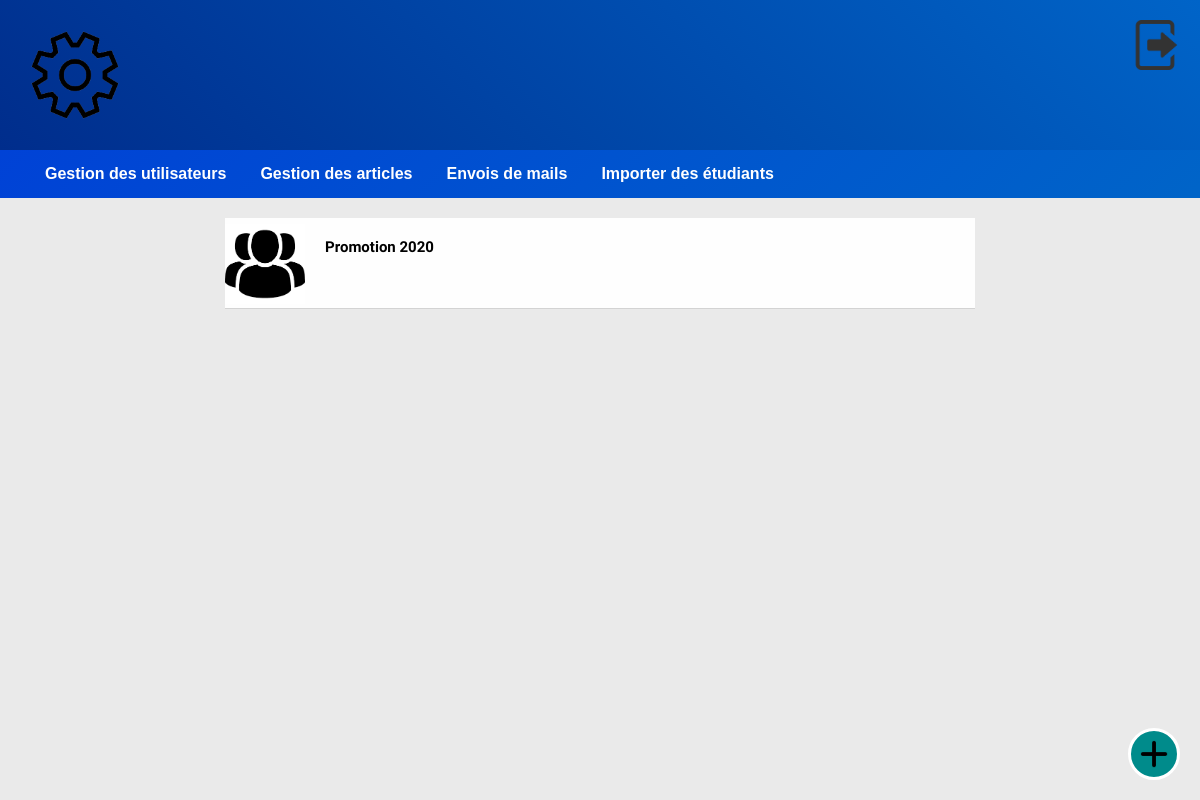
Page /admin (signed in) on the earlier database version.
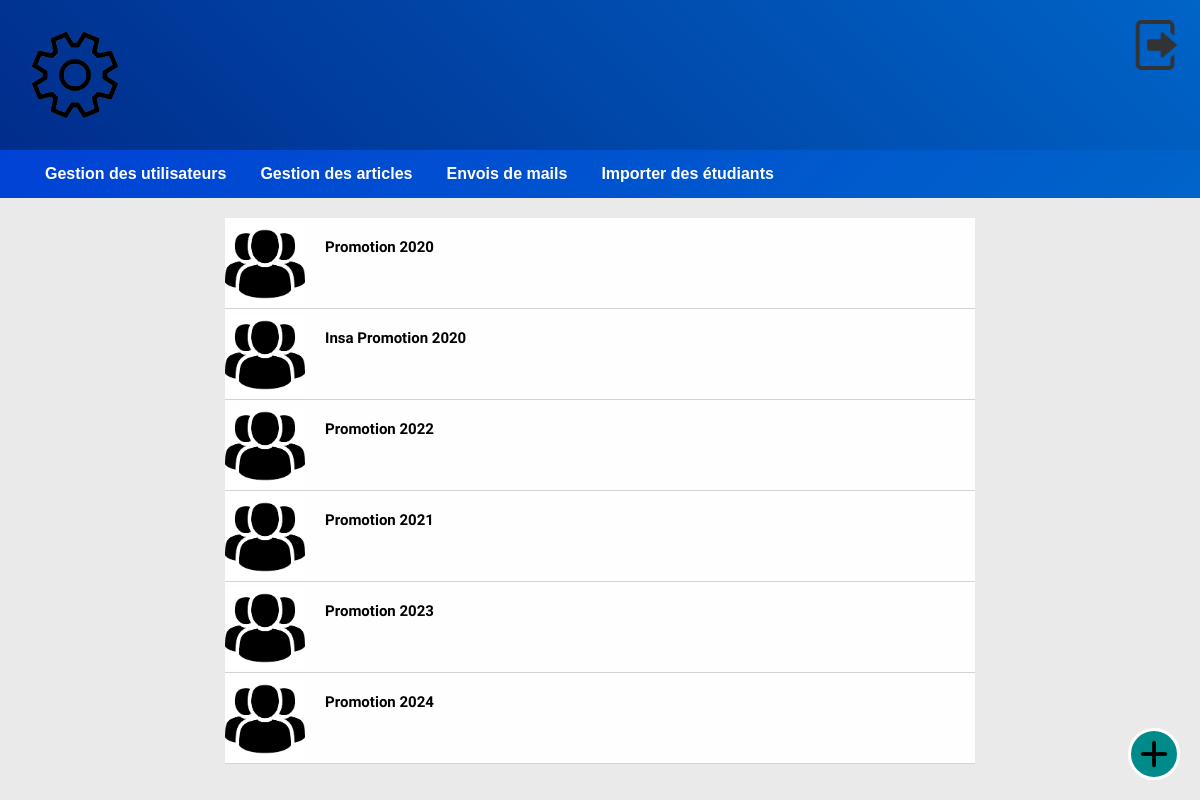
Same page on the later database version.
### monApp/models.py (models this page shows, shortened)
class ForumGroup(models.Model):
    nom = models.CharField(max_length=30)
    couleur = models.CharField(max_length=10)
    logo = models.ForeignKey("logo", on_delete=models.SET_NULL, null=True)
    mail = models.EmailField(null=True, max_length=50)
    list_template = "monApp/admin_group_list.html"
    form_template = "monApp/admin_group_form.html"
    form_fields = ("nom", "couleur", "logo")
    @staticmethod
    def objectList(arg):
        return ForumGroup.objects.all()

### monApp/views.py (the view, shortened to what this page needs)
# urls.py: path('admin', views.admin, name="admin"),
def admin(request, model = "group", action="list", arg=None):
    if not request.session.get("user"):
        return HttpResponseForbidden()
    if not models.ForumUser.objects.get(id=request.session.get("user")).admin:
        return HttpResponseForbidden()
    modelDict = {
        "group": models.ForumGroup,
        "user": models.ForumUser,
        "section": models.LangueSection,
        "article": models.Article,
        "mail": models.PlannedMail,
    }
    formDict = {
        "group": forms.GroupForm,
        "user": forms.UserForm,
        "section": forms.SectionForm,
        "article": forms.ArticleForm,
        "mail": forms.MailFormTest,
    }
    success = None
    if not model in modelDict:
        return Http404()
    if action == "list":
        return render(request, modelDict[model].list_template, {"objectList": modelDict[model].objectList(arg)})

### monApp/templates/monApp/admin_group_list.html
{% extends "monApp/admin_base.html" %}
{% load static %}
{% block content %}
    <article>
    {% for group in objectList %}
        <a href="{% url "admin" model="group" action="edit" arg=group.id %}">
            <div class="article">
                <img src="{% static 'img/group.png' %}" class="art_type"><div class=art_txt>
                    <h1>{{ group.nom }}</h1>
                </div>
            </div>
        </a>
    {% endfor %}
</article>
    <a href="{% url "admin" action="add" model="group" %}"><img src={% static "img/add.png" %} class = "admin_add"></a>
{% endblock %}

### monApp/templates/monApp/admin_base.html (shortened to what this page needs)
{% load static %}
<!DOCTYPE html>
<html lang="en">
<head>
    <link rel="stylesheet" type="text/css" href="{% static 'css/style.css' %}">
</head>
<body>
    <header>
	<img src="{% static "img/settings.png" %}" class="main_logo"/>
        <a href="/deco"><img src="{% static 'img/deco.png' %}" class="deco"/></a>
	</header>
    <nav>
        <a href="{% url "admin" "group" "list" %}"><div class="menu">Gestion des utilisateurs</div></a>
        <a href="{% url "admin" "section" "list" %}"><div class="menu">Gestion des articles</div></a>
        <a href="{% url "admin" "mail" "list" %}"><div class="menu">Envois de mails</div></a>
        <a href="{% url 'user_import' %}"><div class="menu">Importer des étudiants</div></a>
    </nav>
{% block content %}
{% endblock %}
</body>
</html>

### monApp/static/css/style.css (style rules this page uses)
body { margin:0px; background-color: #EAEAEA; }
header { width:100%; height: 150px; background: #002d8c; background: -moz-linear-gradient(45deg, #002d8c 0%, #0064c8 100%); background: -webkit-linear-gradient(45deg, #002d8c 0%,#0064c8 100%); background: linear-gradient(45deg, #002d8c 0%,#0064c8 100%); filter: progid:DXImageTransform.Microsoft.gradient( startColorstr='#002d8c', endColorstr='#0064c8',GradientType=1 ); display: block; position: static; left: 0; top: 0; }
.main_logo { margin: 30px; height:90px; }
nav { background: #0042d6; background: -moz-linear-gradient(-45deg, #0042d6 0%, #0064c8 99%); background: -webkit-linear-gradient(-45deg, #0042d6 0%,#0064c8 99%); background: linear-gradient(135deg, #0042d6 0%,#0064c8 99%); filter: progid:DXImageTransform.Microsoft.gradient( startColorstr='#0042d6', endColorstr='#0064c8',GradientType=1 ); white-space: nowrap; max-height: 50px; overflow: auto; }
nav .menu { display: inline-block; margin: 0px; margin-left: Opx; font-weight: bold; font-family: sans-serif; color: white; padding: 15px; left: 30px; position: relative; transition: background-color; transition-duration: 0.25s; }
article { background-color: #FEFEFE; width: 750px; position: relative; display: block; margin: auto; margin-top: 20px; }
article .article { border-bottom: solid 1pt lightgray; transition: background-color; transition-duration: 0.25s; color: black; }
article .article h1 { font-family: 'Fjalla One', sans-serif; font-weight: bold; display: inline-block; font-size: 15px; position: relative; vertical-align: top; margin: 0px; }
article .art_txt { display: inline-block; vertical-align: top; margin: 20px; }
.art_type { height: 80px; width: auto; margin-top:6px; }
.admin_add { height: 30px; position: fixed; right: 20px; bottom: 20px; background-color: darkcyan; border: solid white; border-radius: 30px; padding:8px; }
.deco { height: 50px; position: absolute; margin: 20px; right: 0px; }

Differences in the rows shown:
added ForumGroup: nom "Insa Promotion 2020"
added ForumGroup: nom "Promotion 2022"
added ForumGroup: nom "Promotion 2021"
added ForumGroup: nom "Promotion 2023"
added ForumGroup: nom "Promotion 2024"
